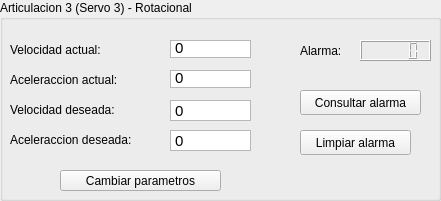
    <widget class="QGroupBox" name="groupBox_12">
     <property name="geometry">
      <rect>
       <x>70</x>
       <y>340</y>
       <width>441</width>
       <height>201</height>
      </rect>
     </property>
     <property name="title">
      <string>Articulacion 3 (Servo 3) - Rotacional</string>
     </property>
     <widget class="QLabel" name="label_30">
      <property name="geometry">
       <rect>
        <x>10</x>
        <y>130</y>
        <width>151</width>
        <height>20</height>
       </rect>
      </property>
      <property name="text">
       <string>Aceleraccion deseada:</string>
      </property>
     </widget>
     <widget class="QLabel" name="label_31">
      <property name="geometry">
       <rect>
        <x>10</x>
        <y>100</y>
        <width>151</width>
        <height>20</height>
       </rect>
      </property>
      <property name="text">
       <string>Velocidad deseada:</string>
      </property>
     </widget>
     <widget class="QLabel" name="label_32">
      <property name="geometry">
       <rect>
        <x>10</x>
        <y>40</y>
        <width>141</width>
        <height>20</height>
       </rect>
      </property>
      <property name="text">
       <string>Velocidad actual: </string>
      </property>
     </widget>
     <widget class="QTextBrowser" name="VelActualJ3">
      <property name="enabled">
       <bool>true</bool>
      </property>
      <property name="geometry">
       <rect>
        <x>170</x>
        <y>40</y>
        <width>81</width>
        <height>18</height>
       </rect>
      </property>
      <property name="font">
       <font>
        <pointsize>11</pointsize>
       </font>
      </property>
      <property name="contextMenuPolicy">
       <enum>Qt::DefaultContextMenu</enum>
      </property>
      <property name="acceptDrops">
       <bool>true</bool>
      </property>
      <property name="autoFillBackground">
       <bool>false</bool>
      </property>
      <property name="frameShape">
       <enum>QFrame::StyledPanel</enum>
      </property>
      <property name="frameShadow">
       <enum>QFrame::Sunken</enum>
      </property>
      <property name="lineWidth">
       <number>0</number>
      </property>
      <property name="verticalScrollBarPolicy">
       <enum>Qt::ScrollBarAlwaysOff</enum>
      </property>
      <property name="horizontalScrollBarPolicy">
       <enum>Qt::ScrollBarAlwaysOff</enum>
      </property>
      <property name="sizeAdjustPolicy">
       <enum>QAbstractScrollArea::AdjustToContentsOnFirstShow</enum>
      </property>
      <property name="html">
       <string>&lt;!DOCTYPE HTML PUBLIC &quot;-//W3C//DTD HTML 4.0//EN&quot; &quot;http://www.w3.org/TR/REC-html40/strict.dtd&quot;&gt;
&lt;html&gt;&lt;head&gt;&lt;meta name=&quot;qrichtext&quot; content=&quot;1&quot; /&gt;&lt;style type=&quot;text/css&quot;&gt;
p, li { white-space: pre-wrap; }
&lt;/style&gt;&lt;/head&gt;&lt;body style=&quot; font-family:'Ubuntu'; font-size:11pt; font-weight:400; font-style:normal;&quot;&gt;
&lt;p style=&quot; margin-top:0px; margin-bottom:0px; margin-left:0px; margin-right:0px; -qt-block-indent:0; text-indent:0px;&quot;&gt;0&lt;/p&gt;&lt;/body&gt;&lt;/html&gt;</string>
      </property>
     </widget>
     <widget class="QTextBrowser" name="AcelActualJ3">
      <property name="enabled">
       <bool>true</bool>
      </property>
      <property name="geometry">
       <rect>
        <x>170</x>
        <y>70</y>
        <width>81</width>
        <height>18</height>
       </rect>
      </property>
      <property name="font">
       <font>
        <pointsize>11</pointsize>
       </font>
      </property>
      <property name="contextMenuPolicy">
       <enum>Qt::DefaultContextMenu</enum>
      </property>
      <property name="acceptDrops">
       <bool>true</bool>
      </property>
      <property name="autoFillBackground">
       <bool>false</bool>
      </property>
      <property name="frameShape">
       <enum>QFrame::StyledPanel</enum>
      </property>
      <property name="frameShadow">
       <enum>QFrame::Sunken</enum>
      </property>
      <property name="lineWidth">
       <number>0</number>
      </property>
      <property name="verticalScrollBarPolicy">
       <enum>Qt::ScrollBarAlwaysOff</enum>
      </property>
      <property name="horizontalScrollBarPolicy">
       <enum>Qt::ScrollBarAlwaysOff</enum>
      </property>
      <property name="sizeAdjustPolicy">
       <enum>QAbstractScrollArea::AdjustToContentsOnFirstShow</enum>
      </property>
      <property name="html">
       <string>&lt;!DOCTYPE HTML PUBLIC &quot;-//W3C//DTD HTML 4.0//EN&quot; &quot;http://www.w3.org/TR/REC-html40/strict.dtd&quot;&gt;
&lt;html&gt;&lt;head&gt;&lt;meta name=&quot;qrichtext&quot; content=&quot;1&quot; /&gt;&lt;style type=&quot;text/css&quot;&gt;
p, li { white-space: pre-wrap; }
&lt;/style&gt;&lt;/head&gt;&lt;body style=&quot; font-family:'Ubuntu'; font-size:11pt; font-weight:400; font-style:normal;&quot;&gt;
&lt;p style=&quot; margin-top:0px; margin-bottom:0px; margin-left:0px; margin-right:0px; -qt-block-indent:0; text-indent:0px;&quot;&gt;0&lt;/p&gt;&lt;/body&gt;&lt;/html&gt;</string>
      </property>
     </widget>
     <widget class="QLabel" name="label_34">
      <property name="geometry">
       <rect>
        <x>10</x>
        <y>70</y>
        <width>141</width>
        <height>20</height>
       </rect>
      </property>
      <property name="text">
       <string>Aceleraccion actual:</string>
      </property>
     </widget>
     <widget class="QPushButton" name="ChgParamJ3">
      <property name="geometry">
       <rect>
        <x>60</x>
        <y>170</y>
        <width>161</width>
        <height>21</height>
       </rect>
      </property>
      <property name="text">
       <string>Cambiar parametros</string>
      </property>
     </widget>
     <widget class="QLabel" name="label_35">
      <property name="geometry">
       <rect>
        <x>300</x>
        <y>40</y>
        <width>51</width>
        <height>21</height>
       </rect>
      </property>
      <property name="text">
       <string>Alarma:</string>
      </property>
     </widget>
     <widget class="QPushButton" name="ClcAlarmJ3">
      <property name="geometry">
       <rect>
        <x>300</x>
        <y>130</y>
        <width>111</width>
        <height>25</height>
       </rect>
      </property>
      <property name="text">
       <string>Limpiar alarma</string>
      </property>
     </widget>
     <widget class="QLCDNumber" name="lcdNumber3">
      <property name="geometry">
       <rect>
        <x>360</x>
        <y>40</y>
        <width>71</width>
        <height>21</height>
       </rect>
      </property>
     </widget>
     <widget class="QPushButton" name="ConsAlarmJ3">
      <property name="geometry">
       <rect>
        <x>300</x>
        <y>90</y>
        <width>121</width>
        <height>25</height>
       </rect>
      </property>
      <property name="text">
       <string>Consultar alarma</string>
      </property>
     </widget>
     <widget class="QTextEdit" name="VelJ3Value">
      <property name="geometry">
       <rect>
        <x>170</x>
        <y>100</y>
        <width>81</width>
        <height>21</height>
       </rect>
      </property>
      <property name="verticalScrollBarPolicy">
       <enum>Qt::ScrollBarAlwaysOff</enum>
      </property>
      <property name="horizontalScrollBarPolicy">
       <enum>Qt::ScrollBarAlwaysOff</enum>
      </property>
      <property name="undoRedoEnabled">
       <bool>true</bool>
      </property>
      <property name="readOnly">
       <bool>false</bool>
      </property>
      <property name="html">
       <string>&lt;!DOCTYPE HTML PUBLIC &quot;-//W3C//DTD HTML 4.0//EN&quot; &quot;http://www.w3.org/TR/REC-html40/strict.dtd&quot;&gt;
&lt;html&gt;&lt;head&gt;&lt;meta name=&quot;qrichtext&quot; content=&quot;1&quot; /&gt;&lt;style type=&quot;text/css&quot;&gt;
p, li { white-space: pre-wrap; }
&lt;/style&gt;&lt;/head&gt;&lt;body style=&quot; font-family:'Ubuntu'; font-size:11pt; font-weight:400; font-style:normal;&quot;&gt;
&lt;p style=&quot; margin-top:0px; margin-bottom:0px; margin-left:0px; margin-right:0px; -qt-block-indent:0; text-indent:0px;&quot;&gt;0&lt;/p&gt;&lt;/body&gt;&lt;/html&gt;</string>
      </property>
      <property name="tabStopDistance">
       <double>79.000000000000000</double>
      </property>
      <property name="textInteractionFlags">
       <set>Qt::TextEditorInteraction</set>
      </property>
      <property name="placeholderText">
       <string/>
      </property>
     </widget>
     <widget class="QTextEdit" name="AcelJ3Value">
      <property name="geometry">
       <rect>
        <x>170</x>
        <y>130</y>
        <width>81</width>
        <height>21</height>
       </rect>
      </property>
      <property name="verticalScrollBarPolicy">
       <enum>Qt::ScrollBarAlwaysOff</enum>
      </property>
      <property name="horizontalScrollBarPolicy">
       <enum>Qt::ScrollBarAlwaysOff</enum>
      </property>
      <property name="undoRedoEnabled">
       <bool>true</bool>
      </property>
      <property name="readOnly">
       <bool>false</bool>
      </property>
      <property name="html">
       <string>&lt;!DOCTYPE HTML PUBLIC &quot;-//W3C//DTD HTML 4.0//EN&quot; &quot;http://www.w3.org/TR/REC-html40/strict.dtd&quot;&gt;
&lt;html&gt;&lt;head&gt;&lt;meta name=&quot;qrichtext&quot; content=&quot;1&quot; /&gt;&lt;style type=&quot;text/css&quot;&gt;
p, li { white-space: pre-wrap; }
&lt;/style&gt;&lt;/head&gt;&lt;body style=&quot; font-family:'Ubuntu'; font-size:11pt; font-weight:400; font-style:normal;&quot;&gt;
&lt;p style=&quot; margin-top:0px; margin-bottom:0px; margin-left:0px; margin-right:0px; -qt-block-indent:0; text-indent:0px;&quot;&gt;0&lt;/p&gt;&lt;/body&gt;&lt;/html&gt;</string>
      </property>
      <property name="tabStopDistance">
       <double>79.000000000000000</double>
      </property>
      <property name="textInteractionFlags">
       <set>Qt::TextEditorInteraction</set>
      </property>
      <property name="placeholderText">
       <string/>
      </property>
     </widget>
    </widget>
